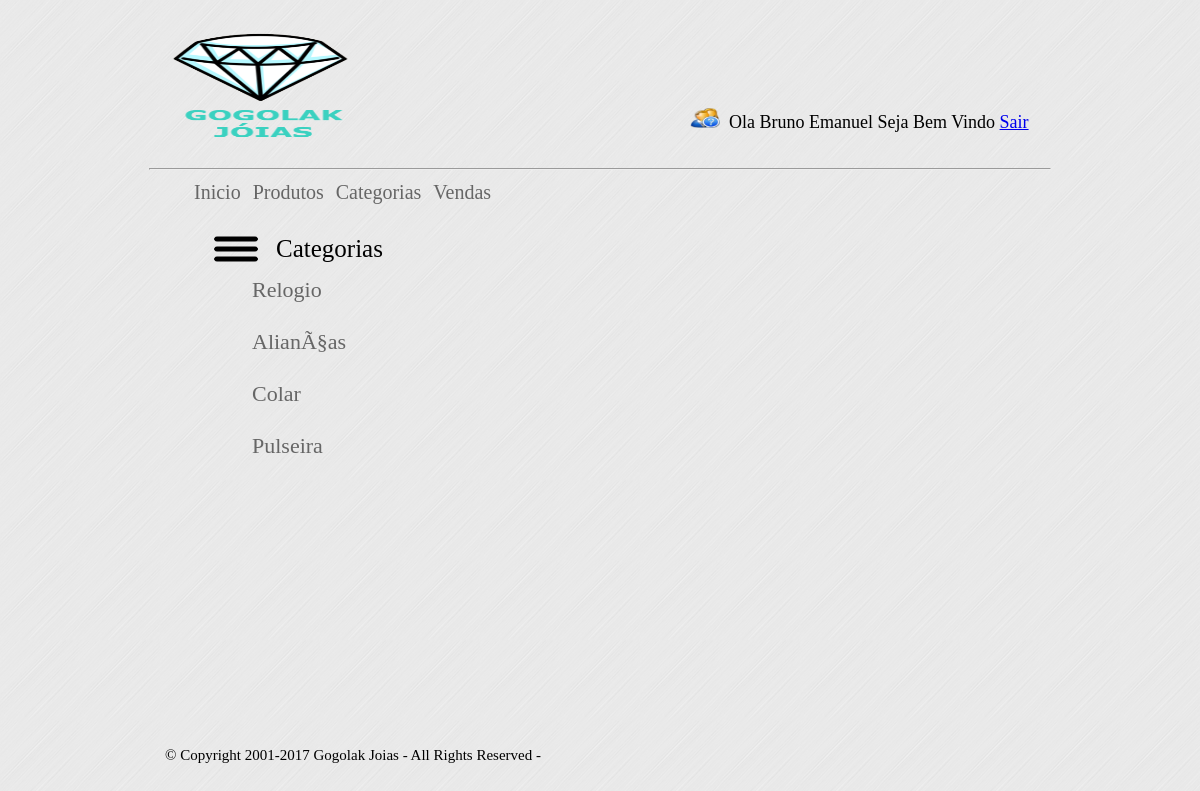
/carrinho.php (signed in), run on the app's committed database.
### tables this page shows
CREATE TABLE `usuarios` (
  `id` int(11) NOT NULL,
  `nome` varchar(10) NOT NULL,
  `sobrenome` varchar(10) NOT NULL,
  `email` varchar(20) NOT NULL,
  `login` varchar(10) NOT NULL,
  `senha` varchar(50) NOT NULL
);

CREATE TABLE `categoria` (
  `id_categoria` int(11) NOT NULL,
  `nome_categoria` varchar(20) NOT NULL,
  `desc_categoria` varchar(2000) NOT NULL
);

### carrinho.php (the view, shortened to what this page needs)
<?php
$conn=conectar();
?>
<!DOCTYPE html>
<html>
<head>
<link rel="stylesheet" type="text/css" href="style.css"/>
</head>
<body>
 <div class="header">
  <div class="logo">
     <img src="img/logo.png" class="logoprinc"/>
   </div>
   <div class="user">
     <?php
	 $login=$_SESSION['login'];
	 $consuluser=mysqli_query($conn,"SELECT * FROM usuarios WHERE login='$login'") or die ("Erro na consulta");
	 $rs=mysqli_fetch_array($consuluser);
	 ?>
	  <img src="img/usuario.png" class="iconuser"/>
      <span class="mensuser">
	  Ola <?php echo $rs['nome']." ".$rs['sobrenome'];?> Seja Bem Vindo
          <a href="logout.php" class="linkm">Sair</a>
	  </span>
   </div>
 </div>
  <hr></hr>
   <div class="menu">
    <ul>
    <li><a href="principal.php"  class="linkm">Inicio</a> </li>
	<li><a href="produto.php"  class="linkm">Produtos</a> </li>
	<li><a href="categoria.php"  class="linkm">Categorias</a> </li>
	<li><a href="compra.php"  class="linkm">Vendas</a> </li>
	</ul>
   </div>
  <div class="menucategorias">
       <img src="img/menu.png" class="iconmenu"/>
	   <span class="titlemenucat">Categorias</span>
        <?php
    $consucat=  mysqli_query($conn,"SELECT * FROM categoria");
    while($ls=mysqli_fetch_array($consucat)){
    ?>
           <a href="listaprod.php?id=<?php echo $ls['id_categoria'];?>" class="link"><?php echo $ls['nome_categoria'];?></a><br>
    <?php
    }
    ?>
  </div>
  <div class="conteudo">
  </div>
  <div class="rodape">
  <span class="mensrod"> © Copyright 2001-2017 Gogolak Joias - All Rights Reserved -
 </span>
  </div>
</body>
</html>

### style.css (style rules this page uses)
body { background:url("img/fundo.png") repeat; }
.logo { width:230px; height:150px; margin:0 auto; padding:15 auto; }
.header { width:900px; height:160px; margin:0 auto; padding:0 auto; }
.logoprinc { width:230px; height:150px; margin:0 auto; padding:15 auto; position:relative; right:338px; top:12px; }
.user { width:350px; position:relative; left:540px; top:-50px; }
.mensuser { font-size:18px; padding:5px; }
.iconuser { width:30px; height:20px; }
.menu { width:900px; height:40px; margin:0 auto; padding:0 auto; }
.menu ul li { display:inline; }
.link { text-decoration:none; font-size:22px; padding:4px; width:150px; position:relative; left:40px; display:block; bottom:5px; color:#666; }
.menu a { text-decoration:none; font-size:20px; padding:4px; position:relative; bottom:5px; color:#666; }
hr { width:900px; margin:0 auto; padding:0 auto; }
.menucategorias { width:200px; height:500px; position:relative; left:200px; }
.iconmenu { padding:3px; width:50px; height:40px; }
.titlemenucat { font-size:25px; position:relative; bottom:15px; padding:8px; }
.conteudo { width:700px; height:500px; position:relative; left:450px; bottom:502px; }
.rodape { width:900px; height:30px; margin:0 auto; padding:0 auto; position:relative; left:10px; bottom:480px; }
.mensrod { font-size:15px; padding:5px; }

### data on the page
usuarios: nome "Bruno", sobrenome "Emanuel"
categoria: nome_categoria "Relogio"
categoria: nome_categoria "AlianÃ§as"
categoria: nome_categoria "Colar"
categoria: nome_categoria "Pulseira"
